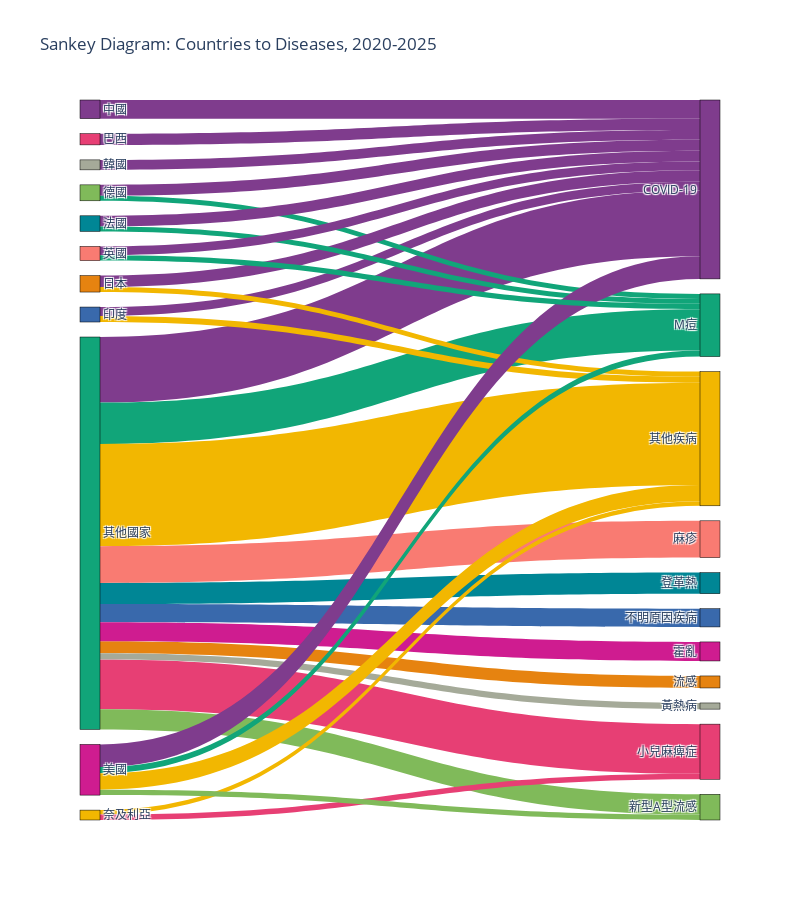

Notebook code for this chart:
### Markdown cell above
# Sanky plot: data sources, country, disease, transmission routs

### Code cell
import pandas as pd
import plotly.graph_objects as go
import plotly.colors as pc

# Step 1: Prepare data
df['date'] = pd.to_datetime(df['date'])

df_temp = df[df['date'].dt.year > 2020]# subsetting 2009, 2020

df_temp = df_temp[['country_name_zh', 'disease_name']].dropna()


# Step 2: Keep top 5 countries and diseases, group others
top_countries = df_temp['country_name_zh'].value_counts().nlargest(10).index
top_diseases = df_temp['disease_name'].value_counts().nlargest(10).index
print(top_countries)
df_temp['country_name_zh_sanky'] = df_temp['country_name_zh'].where(df_temp['country_name_zh'].isin(top_countries), '其他國家')
df_temp['disease_name_sanky'] = df_temp['disease_name'].where(df_temp['disease_name'].isin(top_diseases), '其他疾病')

# Step 3: Group and filter
df_grouped = df_temp.groupby(['country_name_zh_sanky', 'disease_name_sanky']).size().reset_index(name='count')
df_grouped = df_grouped[df_grouped['count'] >= 100]# to make the graph less busy

# Step 4: Build node list and index
all_nodes = pd.Series(df_grouped['country_name_zh_sanky'].tolist() + df_grouped['disease_name_sanky'].tolist()).unique()
node_indices = {name: i for i, name in enumerate(all_nodes)}
df_grouped['source'] = df_grouped['country_name_zh_sanky'].map(node_indices)
df_grouped['target'] = df_grouped['disease_name_sanky'].map(node_indices)

# Step 5: Assign reasonable node colors
# Use pastel Set3 for visual harmony (enough contrast, easy on eyes)
# color_palette = pc.qualitative.Set3
# node_colors = [color_palette[i % len(color_palette)] for i in range(len(all_nodes))]
color_palette = pc.qualitative.Bold  # High-contrast, vivid
node_colors = [color_palette[i % len(color_palette)] for i in range(len(all_nodes))]


# Step 6: Assign link colors based on target (disease node)
target_colors = {name: node_colors[node_indices[name]] for name in df_grouped['disease_name_sanky'].unique()}
df_grouped['link_color'] = df_grouped['disease_name_sanky'].map(target_colors)

# Step 7: Build Sankey diagram
fig = go.Figure(data=[go.Sankey(
    arrangement='snap',
    node=dict(
        pad=15,
        thickness=20,
        line=dict(color="black", width=0.5),
        label=all_nodes,
        color=node_colors
    ),
    link=dict(
        source=df_grouped['source'],
        target=df_grouped['target'],
        value=df_grouped['count'],
        color=df_grouped['link_color']  # match disease color
    )
)])

fig.update_layout(
    width=800,
    height=900,
    title_text="Sankey Diagram: Countries to Diseases, 2020-2025",
    font_size=12
)
fig.show()

### Figure 1 — Plotly figure (JSON) as saved in the notebook; plotly's stock layout.template omitted (floating-point values rounded to 4 significant figures)
{"data": [{"arrangement": "snap", "link": {"color": ["rgb(127, 60, 141)", "rgb(127, 60, 141)", "rgb(17, 165, 121)", "rgb(57, 105, 172)", "rgb(242, 183, 1)", "rgb(231, 63, 116)", "rgb(128, 186, 90)", "rgb(230, 131, 16)", "rgb(0, 134, 149)", "rgb(207, 28, 144)", "rgb(249, 123, 114)", "rgb(165, 170, 153)", "rgb(127, 60, 141)", "rgb(242, 183, 1)", "rgb(242, 183, 1)", "rgb(231, 63, 116)", "rgb(127, 60, 141)", "rgb(127, 60, 141)", "rgb(17, 165, 121)", "rgb(127, 60, 141)", "rgb(242, 183, 1)", "rgb(127, 60, 141)", "rgb(17, 165, 121)", "rgb(127, 60, 141)", "rgb(17, 165, 121)", "rgb(242, 183, 1)", "rgb(128, 186, 90)", "rgb(127, 60, 141)", "rgb(17, 165, 121)", "rgb(127, 60, 141)"], "source": [0, 1, 1, 1, 1, 1, 1, 1, 1, 1, 1, 1, 2, 2, 3, 3, 4, 5, 5, 6, 6, 7, 7, 8, 8, 8, 8, 9, 9, 10], "target": [11, 11, 12, 13, 14, 15, 16, 17, 18, 19, 20, 21, 11, 14, 14, 15, 11, 11, 12, 11, 14, 11, 12, 11, 12, 14, 16, 11, 12, 11], "value": [441, 1552, 977, 431, 2418, 1175, 480, 284, 499, 450, 871, 146, 212, 142, 105, 129, 266, 259, 118, 267, 122, 253, 116, 537, 145, 388, 129, 209, 127, 236]}, "node": {"color": ["rgb(127, 60, 141)", "rgb(17, 165, 121)", "rgb(57, 105, 172)", "rgb(242, 183, 1)", "rgb(231, 63, 116)", "rgb(128, 186, 90)", "rgb(230, 131, 16)", "rgb(0, 134, 149)", "rgb(207, 28, 144)", "rgb(249, 123, 114)", "rgb(165, 170, 153)", "rgb(127, 60, 141)", "rgb(17, 165, 121)", "rgb(57, 105, 172)", "rgb(242, 183, 1)", "rgb(231, 63, 116)", "rgb(128, 186, 90)", "rgb(230, 131, 16)", "rgb(0, 134, 149)", "rgb(207, 28, 144)", "rgb(249, 123, 114)", "rgb(165, 170, 153)"], "label": ["中國", "其他國家", "印度", "奈及利亞", "巴西", "德國", "日本", "法國", "美國", "英國", "韓國", "COVID-19", "M痘", "不明原因疾病", "其他疾病", "小兒麻痺症", "新型A型流感", "流感", "登革熱", "霍亂", "麻疹", "黃熱病"], "line": {"color": "black", "width": 0.5}, "pad": 15, "thickness": 20}, "type": "sankey"}], "layout": {"font": {"size": 12}, "height": 900, "title": {"text": "Sankey Diagram: Countries to Diseases, 2020-2025"}, "width": 800}}
